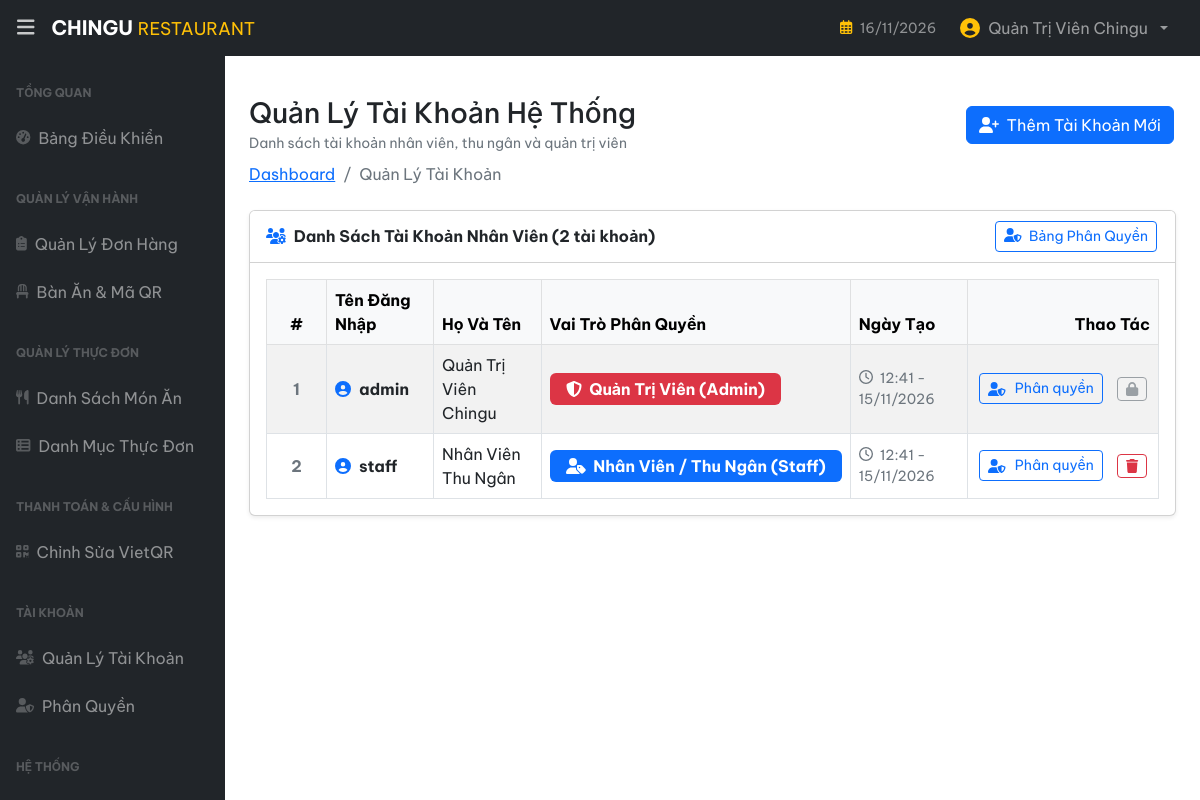
The page /admin/index.php?act=users (signed in) on the database as committed earlier.
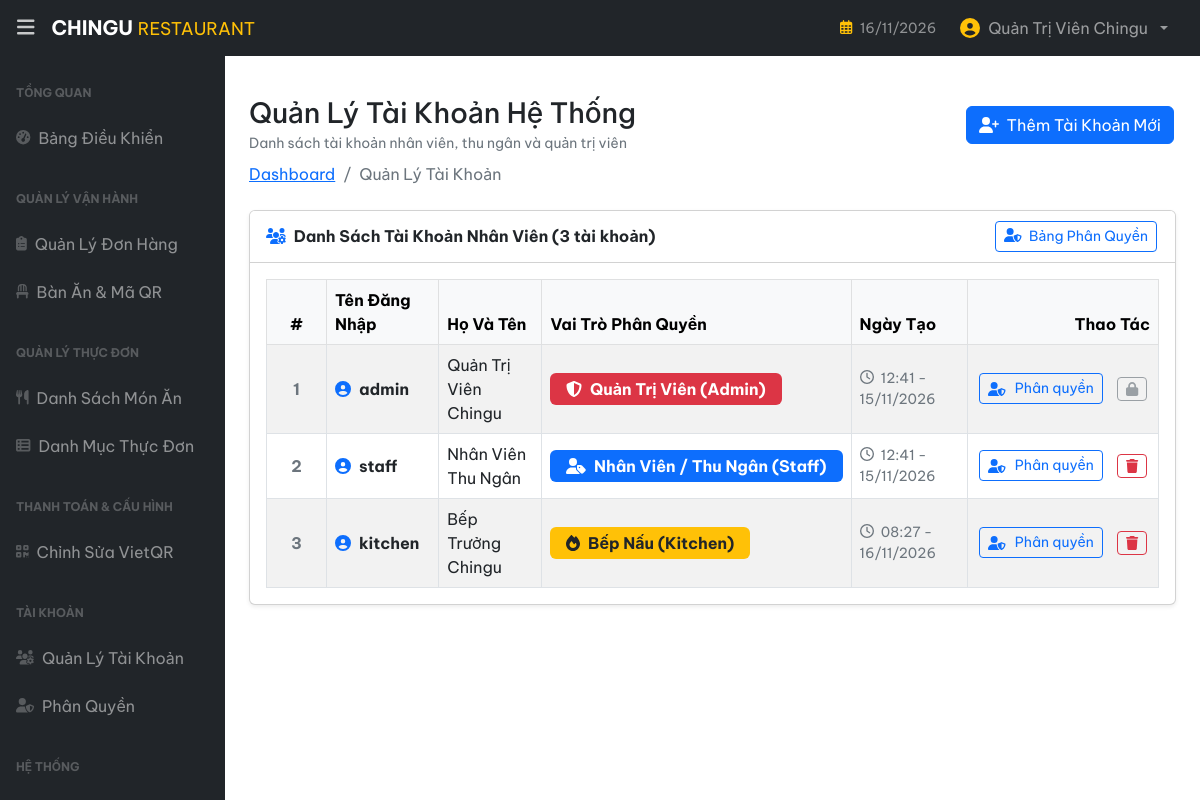
The same page on the database as committed later.
### tables this page shows
CREATE TABLE `employees` (
  `id` int(11) NOT NULL AUTO_INCREMENT,
  `username` varchar(100) NOT NULL,
  `password` varchar(255) NOT NULL,
  `fullname` varchar(255) NOT NULL,
  `role` varchar(50) NOT NULL DEFAULT 'staff',
  `created_at` datetime DEFAULT current_timestamp(),
  `updated_at` datetime DEFAULT current_timestamp() ON UPDATE current_timestamp(),
  PRIMARY KEY (`id`),
  UNIQUE KEY `username` (`username`)
);

### admin/controller/UserController.php (called while the page is built, shortened)
<?php
require_once __DIR__ . '/../../model/Employee.php';
class UserController {
    public function index() {
        $employees = Employee::getAllEmployees();
        include_once __DIR__ . '/../view/users/list.php';
    }
}
?>

### model/pdo.php (called while the page is built, shortened)
<?php
function pdo_get_connection() {
    $dburl = "mysql:host=localhost;dbname=chingu-restaurant;charset=utf8mb4";
    $username = 'root';
    $password = '';
    try {
        $conn = new PDO($dburl, $username, $password);
        $conn->setAttribute(PDO::ATTR_ERRMODE, PDO::ERRMODE_EXCEPTION);
        $conn->setAttribute(PDO::ATTR_DEFAULT_FETCH_MODE, PDO::FETCH_ASSOC);
        return $conn;
    } catch (PDOException $e) {
        die("Lỗi kết nối cơ sở dữ liệu: " . $e->getMessage());
    }
}
function pdo_query($sql) {
    $sql_args = array_slice(func_get_args(), 1);
    try {
        $conn = pdo_get_connection();
        $stmt = $conn->prepare($sql);
        $stmt->execute($sql_args);
        return $stmt->fetchAll();
    } catch (PDOException $e) {
        throw $e;
    } finally {
        unset($conn);
    }
}
?>

### model/Employee.php (called while the page is built, shortened)
<?php
require_once __DIR__ . '/pdo.php';
class Employee {
    public static function getAllEmployees() {
        $sql = "SELECT id, username, fullname, role, created_at FROM employees ORDER BY id ASC";
        return pdo_query($sql);
    }
}
?>

### admin/view/users/list.php (the view, shortened to what this page needs)
<?php
include_once __DIR__ . '/../layouts/header.php';
?>
<div class="d-flex justify-content-between align-items-center mt-4 mb-2">
    <div>
        <h1 class="h3 mb-0">Quản Lý Tài Khoản Hệ Thống</h1>
        <small class="text-muted">Danh sách tài khoản nhân viên, thu ngân và quản trị viên</small>
    </div>
    <button type="button" class="btn btn-primary" data-bs-toggle="modal" data-bs-target="#modalAddUser">
        <i class="fas fa-user-plus me-1"></i> Thêm Tài Khoản Mới
    </button>
</div>
<ol class="breadcrumb mb-4">
    <li class="breadcrumb-item"><a href="index.php?act=dashboard">Dashboard</a></li>
    <li class="breadcrumb-item active">Quản Lý Tài Khoản</li>
</ol>
<div class="card mb-4 shadow-sm">
    <div class="card-header bg-white d-flex justify-content-between align-items-center">
        <div>
            <i class="fas fa-users-cog text-primary me-1"></i>
            <strong>Danh Sách Tài Khoản Nhân Viên (<?= count($employees ?? []) ?> tài khoản)</strong>
        </div>
        <a href="index.php?act=roles" class="btn btn-sm btn-outline-primary">
            <i class="fas fa-user-shield me-1"></i> Bảng Phân Quyền
        </a>
    </div>
    <div class="card-body">
        <div class="table-responsive">
            <table class="table table-bordered table-striped table-hover align-middle mb-0" id="datatablesSimple">
                <thead class="table-light">
                    <tr>
                        <th style="width: 60px;" class="text-center">#</th>
                        <th>Tên Đăng Nhập</th>
                        <th>Họ Và Tên</th>
                        <th>Vai Trò Phân Quyền</th>
                        <th>Ngày Tạo</th>
                        <th class="text-end" style="width: 140px; min-width: 140px;">Thao Tác</th>
                    </tr>
                </thead>
                <tbody>
                    <?php if (!empty($employees)): ?>
                        <?php foreach ($employees as $u): ?>
                            <tr>
                                <td class="text-center text-muted fw-bold"><?= $u['id'] ?></td>
                                <td>
                                    <div class="fw-bold text-dark d-flex align-items-center gap-2">
                                        <i class="fas fa-user-circle text-primary"></i>
                                        <span><?= htmlspecialchars($u['username']) ?></span>
                                    </div>
                                </td>
                                <td><?= htmlspecialchars($u['fullname']) ?></td>
                                <td>
                                    <?php if ($u['role'] === 'admin'): ?>
                                        <span class="badge bg-danger px-3 py-2 fs-6">
                                            <i class="fas fa-shield-alt me-1"></i> Quản Trị Viên (Admin)
                                        </span>
                                    <?php elseif ($u['role'] === 'kitchen'): ?>
                                        <span class="badge bg-warning text-dark px-3 py-2 fs-6">
                                            <i class="fas fa-fire me-1"></i> Bếp Nấu (Kitchen)
                                        </span>
                                    <?php else: ?>
                                        <span class="badge bg-primary px-3 py-2 fs-6">
                                            <i class="fas fa-user-tag me-1"></i> Nhân Viên / Thu Ngân (Staff)
                                        </span>
                                    <?php endif; ?>
                                </td>
                                <td class="text-muted small">
                                    <i class="far fa-clock me-1"></i>
                                    <?= date('H:i - d/m/Y', strtotime($u['created_at'])) ?>
                                </td>
                                <td class="text-end text-nowrap">
                                    <div class="d-inline-flex align-items-center justify-content-end gap-2">
                                        <a href="index.php?act=roles" class="btn btn-sm btn-outline-primary" title="Cập nhật vai trò phân quyền">
                                            <i class="fas fa-user-shield me-1"></i> Phân quyền
                                        </a>
                                        <?php if ($u['id'] != ($_SESSION['employee']['id'] ?? 0)): ?>
                                            <a href="index.php?act=user-delete&id=<?= $u['id'] ?>" class="btn btn-sm btn-outline-danger" onclick="return confirm('Bạn có chắc muốn xóa tài khoản <?= htmlspecialchars($u['username']) ?>?');" title="Xóa tài khoản">
                                                <i class="fas fa-trash"></i>
                                            </a>
                                        <?php else: ?>
                                            <button class="btn btn-sm btn-outline-secondary" disabled title="Tài khoản đang đăng nhập">
                                                <i class="fas fa-lock"></i>
                                            </button>
                                        <?php endif; ?>
                                    </div>
                                </td>
                            </tr>
                        <?php endforeach; ?>
                    <?php endif; ?>
                </tbody>
            </table>
        </div>
    </div>
</div>
<?php include_once __DIR__ . '/../layouts/footer.php'; ?>

### admin/index.php (shortened to what this page needs)
<?php
require_once __DIR__ . '/controller/UserController.php';
$userController = new UserController();
$act = $_GET['act'] ?? 'dashboard';
switch ($act) {
    case 'users':
        $userController->index();
        break;
}
?>

### admin/view/layouts/header.php (shortened to what this page needs)
<!DOCTYPE html>
<html lang="vi">
<head>
    <link href="https://cdn.jsdelivr.net/npm/simple-datatables@7.1.2/dist/style.min.css" rel="stylesheet" />
    <link href="assets/css/styles.css" rel="stylesheet" />
    <link href="assets/css/admin.css" rel="stylesheet" />
    <link rel="stylesheet" href="https://cdn.jsdelivr.net/npm/bootstrap-icons@1.11.3/font/bootstrap-icons.min.css">
</head>
<?php $currentRole = $_SESSION['employee']['role'] ?? 'staff'; ?>
<body class="sb-nav-fixed">
    <nav class="sb-topnav navbar navbar-expand navbar-dark bg-dark">
        <button class="btn btn-link btn-sm ps-3 pe-2 text-white-50" id="sidebarToggle" href="#!"><i class="fas fa-bars fs-5"></i></button>
        <a class="navbar-brand ps-2 fw-bold d-flex align-items-center gap-2" href="<?= $currentRole === 'kitchen' ? 'index.php?act=orders' : 'index.php?act=dashboard' ?>">
            <span>CHINGU <small class="fw-normal text-warning">RESTAURANT</small></span>
        </a>
        <div class="d-none d-md-inline-block form-inline ms-auto me-0 me-md-3 my-2 my-md-0 text-white-50 small">
            <i class="far fa-calendar-alt me-1 text-warning"></i> <?= date('d/m/Y') ?>
        </div>
        <ul class="navbar-nav ms-auto ms-md-0 me-3 me-lg-4">
            <li class="nav-item dropdown">
                <a class="nav-link dropdown-toggle d-flex align-items-center gap-2" id="navbarDropdown" href="#" role="button" data-bs-toggle="dropdown" aria-expanded="false">
                    <i class="fas fa-user-circle fa-lg text-warning"></i>
                    <span class="d-none d-sm-inline"><?= htmlspecialchars($_SESSION['employee']['fullname'] ?? 'Quản trị viên') ?></span>
                </a>
            </li>
        </ul>
    </nav>
    <div id="layoutSidenav">
        <div id="layoutSidenav_nav">
            <nav class="sb-sidenav accordion sb-sidenav-dark" id="sidenavAccordion">
                <div class="sb-sidenav-menu">
                    <div class="nav">
                        <?php if ($currentRole !== 'kitchen'): ?>
                            <div class="sb-sidenav-menu-heading">TỔNG QUAN</div>
                            <a class="nav-link <?= ($act ?? '') === 'dashboard' ? 'active' : '' ?>" href="index.php?act=dashboard">
                                <div class="sb-nav-link-icon"><i class="fas fa-tachometer-alt"></i></div>
                                Bảng Điều Khiển
                            </a>
                        <?php endif; ?>
                        <div class="sb-sidenav-menu-heading">QUẢN LÝ VẬN HÀNH</div>
                        <a class="nav-link <?= strpos(($act ?? ''), 'order') !== false ? 'active' : '' ?>" href="index.php?act=orders">
                            <div class="sb-nav-link-icon"><i class="fas fa-clipboard-list"></i></div>
                            Quản Lý Đơn Hàng
                        </a>
                        <?php if ($currentRole !== 'kitchen'): ?>
                            <a class="nav-link <?= strpos(($act ?? ''), 'table') !== false ? 'active' : '' ?>" href="index.php?act=tables">
                                <div class="sb-nav-link-icon"><i class="fas fa-chair"></i></div>
                                Bàn Ăn & Mã QR
                            </a>
                        <?php endif; ?>
                        <?php if ($currentRole === 'admin'): ?>
                            <div class="sb-sidenav-menu-heading">QUẢN LÝ THỰC ĐƠN</div>
                            <a class="nav-link <?= strpos(($act ?? ''), 'product') !== false ? 'active' : '' ?>" href="index.php?act=products">
                                <div class="sb-nav-link-icon"><i class="fas fa-utensils"></i></div>
                                Danh Sách Món Ăn
                            </a>
                            <a class="nav-link <?= strpos(($act ?? ''), 'categor') !== false ? 'active' : '' ?>" href="index.php?act=categories">
                                <div class="sb-nav-link-icon"><i class="fas fa-th-list"></i></div>
                                Danh Mục Thực Đơn
                            </a>
                            <div class="sb-sidenav-menu-heading">THANH TOÁN & CẤU HÌNH</div>
                            <a class="nav-link <?= strpos(($act ?? ''), 'vietqr') !== false ? 'active' : '' ?>" href="index.php?act=vietqr">
                                <div class="sb-nav-link-icon"><i class="fas fa-qrcode"></i></div>
                                Chỉnh Sửa VietQR
                            </a>
                            <div class="sb-sidenav-menu-heading">TÀI KHOẢN</div>
                            <a class="nav-link <?= strpos(($act ?? ''), 'user') !== false && ($act ?? '') !== 'roles' ? 'active' : '' ?>" href="index.php?act=users">
                                <div class="sb-nav-link-icon"><i class="fas fa-users-cog"></i></div>
                                Quản Lý Tài Khoản
                            </a>
                            <a class="nav-link <?= ($act ?? '') === 'roles' ? 'active' : '' ?>" href="index.php?act=roles">
                                <div class="sb-nav-link-icon"><i class="fas fa-user-shield"></i></div>
                                Phân Quyền
                            </a>
                        <?php endif; ?>
                        <div class="sb-sidenav-menu-heading">HỆ THỐNG</div>
                        <a class="nav-link text-danger" href="index.php?act=logout">
                        </a>
                    </div>
                </div>
            </nav>
        </div>
        <div id="layoutSidenav_content">
            <main>
                <div class="container-fluid px-4 py-3">

### admin/view/layouts/footer.php (shortened to what this page needs)
                </div>
            </main>
        </div>
    </div>
</body>
</html>

### admin/assets/css/admin.css (style rules this page uses)
:root { --primary-red: #b81b24; --dark-red: #820e14; --accent-gold: #f3ad33; --border-radius-sm: 6px; --border-radius: 10px; --border-radius-lg: 14px; }
html, body, * { scrollbar-width: none !important; -ms-overflow-style: none !important; }
body { font-family: 'Be Vietnam Pro', -apple-system, BlinkMacSystemFont, 'Segoe UI', Roboto, sans-serif; scrollbar-width: none; -ms-overflow-style: none; }
.sb-topnav #sidebarToggle { color: rgba(255, 255, 255, 0.75) !important; font-size: 1.15rem; padding: 0.5rem 0.75rem; transition: color 0.2s ease, transform 0.2s ease; }
.sb-topnav .navbar-brand { width: auto !important; margin-right: 1.5rem; }
.table td .btn, table td .btn { margin: 3px 3px; display: inline-flex; align-items: center; justify-content: center; gap: 0.35rem; vertical-align: middle; white-space: nowrap; }
.btn + .btn { margin-left: 0.45rem; }
.d-flex > .btn, .d-inline-flex > .btn { margin: 2px 2px; }
.table th:last-child, .table td:last-child, .table th.text-end, .table td.text-end, table th:last-child, table td:last-child, table th.text-end, table td.text-end { min-width: 130px !important; white-space: nowrap !important; }
.table td.text-end .d-inline-flex, .table td.text-end .d-flex { gap: 8px !important; }

Rows that differ between the two databases and show on the page:
added employees: id "3", username "kitchen", fullname "Bếp Trưởng Chingu", role "kitchen" (drawn), created_at "08:27 - 16/11/2026"
Other text that changed with them:
count($employees ?? []): "2" → "3"
